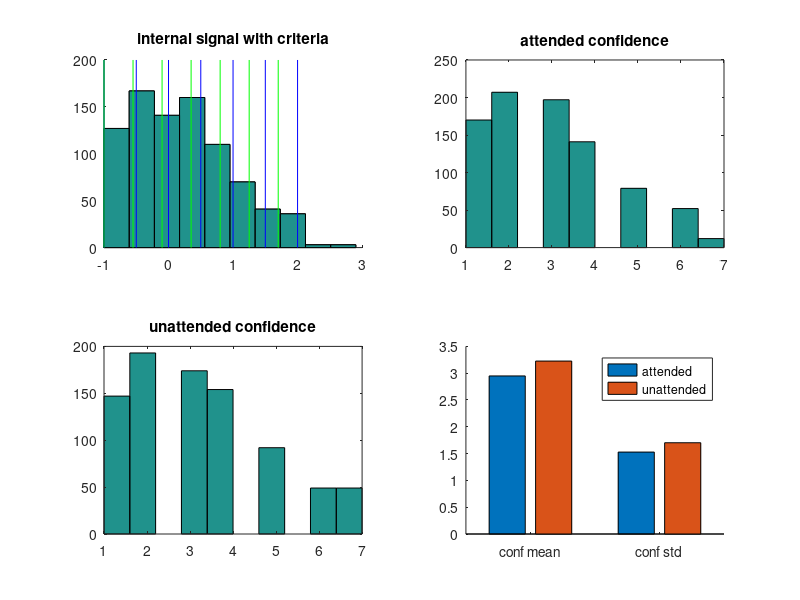

The MATLAB source for this figure:
% rd_simRahnev.m
%
% What will happen to the mean and std of confidence distributions when
% there is only a criterion shift?

%% setup
% actual brain signal (target present trials only)
signal = randn(1000,1);
attSignal = signal;

% unattended signal same as attended signal
unattSignal = attSignal;

% unattended signal higher variance than attended signal
% unattSignal = signal*1.5;

% ignore the left tail, where people are making the wrong response
% signal(signal<-1) = [];
attSignal(attSignal<-1) = [];
unattSignal(unattSignal<-1) = [];
nAtt = numel(attSignal);
nUnatt = numel(unattSignal);

% assume people give ratings using many critera
% here we see what happens when criteria are lower for unattended trials
attCrit = -1:0.5:2;

% fixed criteria
% unattCrit = attCrit;

% shifting the criteria
% unattCrit = attCrit-0.4;
% unattCrit = [unattCrit unattCrit(end) + 0.5];

% compressing the criteria
unattCrit = -1:0.45:2;
unattCrit(numel(attCrit)+1:end) = []; % maintain number of criteria

attConf = zeros(nAtt,1);
unattConf = zeros(nUnatt,1);

%% sample for the case where ratings are just high/low with one criterion
% attConf(signal>attCrit) = 1;
% attConf(signal<attCrit) = 0;
% 
% unattConf(signal>unattCrit) = 1;
% unattConf(signal<unattCrit) = 0;

%% calculate confidence ratings
for i = length(attCrit):-1:1
    attConf(attSignal<attCrit(i)) = i-1; % 0 for the first bin, etc
end
attConf(attSignal>attCrit(end)) = length(attCrit);

for i = length(unattCrit):-1:1
    unattConf(unattSignal<unattCrit(i)) = i-1; % 0 for the first bin, etc
end
unattConf(unattSignal>unattCrit(end)) = length(unattCrit);

%% means and stds of the confidence distributions
confMeans = [mean(attConf) mean(unattConf)];
confStds = [std(attConf) std(unattConf)];

%% plot figures
figure
subplot(2,2,1)
hold on
hist(unattSignal)
set(get(gca,'child'),'FaceColor','g','EdgeColor','k');
hist(attSignal)
ylims = get(gca,'YLim');
plot([attCrit; attCrit], ylims, 'b')
plot([unattCrit; unattCrit], ylims, 'g')
title('internal signal with criteria')

subplot(2,2,2)
hist(attConf)
title('attended confidence')

subplot(2,2,3)
hist(unattConf)
title('unattended confidence')

subplot(2,2,4)
hold on
bar([confMeans; confStds])
set(gca, 'XTick', [1 2])
set(gca, 'XTickLabel', {'conf mean','conf std'})
legend('attended','unattended')



